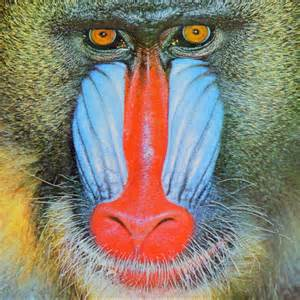
#> input picture ps0_code/image1.jpg, 300 x 300 px, given in place of simple.jpg, which was not available
$ python main.py   (older library calls are emulated)
#> lines starting #> are read from the running program, lines starting #| are printed output that depends on the picture; pictures that were not available may be replaced by others from this repository, and a replacement may not be noted
### ps3_code/hog/plotting.py
import numpy as np
import matplotlib.pyplot as plt
from scipy.misc import imrotate

# Displays the HoG features next to the original image
def show_hog(orig, w, figsize = (8,6)):
    w = np.tile(w, [1, 1, 3])
    w = np.pad(w, ((0,0), (0,0), (0,5)), 'constant', constant_values=0.0)

    #  # Make pictures of positive and negative weights
    pos = hog_picture(w)
    neg = hog_picture(-w)

    # Put pictures together and draw
    buff = 10
    if w.min() < 0.0:
        pos = np.pad(pos, (buff, buff), 'constant', constant_values=0.5)
        neg = np.pad(neg, (buff, buff), 'constant', constant_values=0.5)
        im = np.hstack([pos, neg])
    else:
        im = pos

    im[im < 0] = 0.0
    im[im > 1] = 1.0
    plt.figure(figsize = figsize)
    plt.subplot(121)
    plt.imshow(orig, cmap='gray')
    plt.xticks([])
    plt.yticks([])
    plt.subplot(122)
    plt.imshow(im, cmap='gray')
    plt.xticks([])
    plt.yticks([])
    plt.show()


# Make picture of positive HOG weights.
def hog_picture(w, bs = 20):
    # construct a "glyph" for each orientaion
    bim1 = np.zeros((bs, bs))
    bim1[:,int(round(bs/2.0))-1:int(round(bs/2.0))+1] = 1.0
    bim = np.zeros((bs, bs, 9))
    bim[:,:,0] = bim1
    for i in range(1,9):
        bim[:,:,i] = imrotate(bim1, -i * float(bs), 'nearest') / 255.0

    # make pictures of positive weights bs adding up weighted glyphs
    w[w < 0] = 0.0
    im = np.zeros((bs * w.shape[0], bs * w.shape[1]))
    for i in range(w.shape[0]):
        for j in range(w.shape[1]):
            for k in range(9):
                im[i * bs : (i+1) * bs, j * bs : (j+1) * bs] += bim[:,:,k] * w[i,j,k+18]

    scale = max(w.max(), -w.max()) + 1e-8
    im /= scale
    return im

### ps3_code/hog/main.py
import numpy as np
import skimage.io as sio
from scipy.io import loadmat
from plotting import *
import math


'''
COMPUTE_GRADIENT Given an image, computes the pixel gradients

Arguments:
    im - a grayscale image, represented as an ndarray of size (H, W) containing
        the pixel values

Returns:
    angles - ndarray of size (H-2, W-2) containing gradient angles in degrees

    magnitudes - ndarray of size (H-2, W-2) containing gradient magnitudes

The way that the angles and magnitude per pixel are computed as follows:
Given the following pixel grid

    P1 P2 P3
    P4 P5 P6
    P7 P8 P9

We compute the angle on P5 as arctan(dy/dx) = arctan(P2-P8 / P4-P6).
Note that we should be using np.arctan2, which is more numerically stable.
However, this puts us in the range [-180, 180] degrees. To be in the range
[0,180], we need to simply add 180 degrees to the negative angles.

The magnitude is simply sqrt((P4-P6)^2 + (P2-P8)^2)
'''
def compute_gradient(im):
    # TODO: Implement this method!
    H, W = im.shape
    angles = np.zeros((H-2, W-2))
    magnitudes = np.zeros((H-2, W-2))
    for i in range(1, H-1):
        for j in range(1, W-1):
            angles[i-1, j-1] = np.arctan2((im[i-1, j] - im[i+1, j]), (im[i, j-1] - im[i, j+1]))
            if angles[i-1, j-1] < 0:
                angles[i-1, j-1] += np.pi
            angles[i-1, j-1] = angles[i-1, j-1] * 180 / np.pi
            magnitudes[i-1, j-1] = np.sqrt((im[i-1, j] - im[i+1, j]) ** 2 + (im[i, j-1] - im[i, j+1]) ** 2)
    return angles, magnitudes
'''
GENERATE_HISTOGRAM Given matrices of angles and magnitudes of the image
gradient, generate the histogram of angles

Arguments:
    angles - ndarray of size (M, N) containing gradient angles in degrees

    magnitudes - ndarray of size (M, N) containing gradient magnitudes

    nbins - the number of bins that you want to bin the histogram into

Returns:
    histogram - an ndarray of size (nbins,) containing the distribution
        of gradient angles.

This method should be implemented as follows:

1)Each histogram will bin the angle from 0 to 180 degrees. The number of bins
will dictate what angles fall into what bin (i.e. if nbins=9, then first bin
will contain the votes of angles close to 10, the second bin will contain those
close to 30, etc).

2) To create these histogram, iterate over the gradient grids, putting each
gradient into its respective bins. To do this properly, we interpolate and
weight the voting by both its magnitude and how close it is to the average
angle of the two bins closest to the angle of the gradient. For example, if we
have nbins = 9 and receive angle of 20 degrees with magnitude 1, then we the
vote contribution to the histogram weights equally with the first and second bins
(since its closest to both 10 and 30 degrees). If instead, we recieve angle of
25 degrees with magnitude 2, then it is weighted 25% in the first bin and 75%
in second bin, but with twice the voting power.

Mathematically, if you have an angle, magnitude, the center_angle1 of the lower
bin center_angle2 of the higher bin, then:

histogram[bin1] += magnitude * |angle - center_angle2| / (180 / nbins)
histogram[bin2] += magnitude * |angle - center_angle1| / (180 / nbins)

Notice how that we're weighting by the distance to the opposite center. The
further the angle is from one center means it is closer to the opposite center
(and should be weighted more).

One special case you will have to take care of is when the angle is near
180 degrees or 0 degrees. It may be that the two nearest bins are the first and
last bins respectively.OA
'''
def generate_histogram(angles, magnitudes, nbins = 9):
    # TODO: Implement this method!
    M, N = angles.shape
    histogram = np.zeros(nbins)
    for i in range(M):
        for j in range(N):
            angle, magnitude = angles[i, j], magnitudes[i, j]
            tmp = angle // (90 / nbins)
            bin1 = int((tmp - 1) / 2)
            bin2 = bin1 + 1
            center_angle1 = (180 / nbins) * bin1 + 90 / nbins
            center_angle2 = (180 / nbins) * bin2 + 90 / nbins
            bin2 = bin2 % nbins
            histogram[bin1] += magnitude * np.abs(angle - center_angle2) / (180 / nbins)
            histogram[bin2] += magnitude * np.abs(angle - center_angle1) / (180 / nbins)
    return histogram

'''
COMPUTE_HOG_FEATURES Computes the histogram of gradients features
Arguments:
    im - the image matrix

    pixels_in_cell - each cell will be of size (pixels_in_cell, pixels_in_cell)
        pixels

    cells_in_block - each block will be of size (cells_in_block, cells_in_block)
        cells

    nbins - number of histogram bins

Returns:
    features - the hog features of the image represented as an ndarray of size
        (H_blocks, W_blocks, cells_in_block * cells_in_block * nbins), where
            H_blocks is the number of blocks that fit height-wise
            W_blocks is the number of blocks that fit width-wise

Generating the HoG features can be done as follows:

1) Compute the gradient for the image, generating angles and magnitudes

2) Define a cell, which is a grid of (pixels_in_cell, pixels_in_cell) pixels.
Also, define a block, which is a grid of (cells_in_block, cells_in_block) cells.
This means each block is a grid of side length pixels_in_cell * cell_in_block
pixels.

3) Pass a sliding window over the image, with the window size being the size of
a block. The stride of the sliding window should be half the block size, (50%
overlap). Each cell in each block will store a histogram of the gradients in
that cell. Consequently, there will be cells_in_block * cells_in_block
histograms in each block. This means that each block feature will initially
represented as a (cells_in_block, cells_in_block, nbins) ndarray, that can
reshaped into a (cells_in_block * cells_in_block *nbins,) ndarray. Make sure to
normalize such that the norm of this flattened block feature is 1.

4) The overall hog feature that you return will be a grid of all these flattened
block features.

Note: The final overall feature ndarray can be flattened if you want to use to
train a classifier or use it as a feature vector.
'''
def compute_hog_features(im, pixels_in_cell, cells_in_block, nbins):
    # TODO: Implement this method!
    angles, magnitudes = compute_gradient(im)
    H, W = im.shape
    H_blocks = 2 * H // (cells_in_block * pixels_in_cell) - 1
    W_blocks = 2 * W // (cells_in_block * pixels_in_cell) - 1
    features = []
    for i in range(H_blocks):
        for j in range(W_blocks):
            block_feature = np.zeros((cells_in_block, cells_in_block, nbins))
            for k in range(cells_in_block):
                for l in range(cells_in_block):
                    h_start = i * cells_in_block * pixels_in_cell // 2 + k * pixels_in_cell
                    h_end = (i+1) * cells_in_block * pixels_in_cell // 2 + (k+1) * pixels_in_cell
                    w_start = j * cells_in_block * pixels_in_cell // 2 + l * pixels_in_cell
                    w_end = (j+1) * cells_in_block * pixels_in_cell // 2 + (l+1) * pixels_in_cell
                    angle = angles[h_start: h_end, w_start: w_end]
                    magnitude = magnitudes[h_start: h_end, w_start: w_end]
                    histogram = generate_histogram(angle, magnitude, nbins) # (nbins, )
                    block_feature[k, l, :] = histogram
            block_feature = block_feature.flatten()
            block_feature /= np.linalg.norm(block_feature)
            features.append(block_feature)
    features = np.array(features).reshape(H_blocks, W_blocks, -1)
    features /= np.linalg.norm(block_feature)

    return features

if __name__ == '__main__':
    # Part A: Checking the image gradient
    print('-' * 80)
    print('Part A: Image gradient')
    print('-' * 80)
    im = sio.imread('./ps3_code/hog/simple.jpg', True)
#> im: shape (300, 300) float64; min 0.0025, max 0.93, mean 0.509
    grad_angle, grad_magnitude = compute_gradient(im)
#> after the loop in compute_gradient, `for i in range(1, H-1):`:
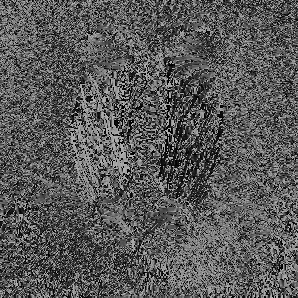
#> angles: shape (298, 298) float64; min 0, max 180, mean 89.5
#> after the loop in compute_gradient, `for i in range(1, H-1):`:
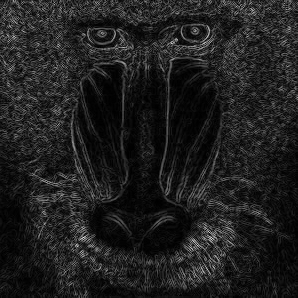
#> magnitudes: shape (298, 298) float64; min 1.49e-05, max 0.953, mean 0.124
    print("Expected angle: 126.339396329")
    print("Expected magnitude: 0.423547566786")
    print("Checking gradient test case 1:", \
        np.abs(grad_angle[0][0] - 126.339396329) < 1e-3 and \
        np.abs(grad_magnitude[0][0] - 0.423547566786) < 1e-3)
#| Checking gradient test case 1: False

    im = np.array([[1, 2, 2, 4, 8],
                    [3, 0, 1, 5, 10],
                    [10, 13, 12, 2, 7],
                    [10, 5, 1, 0, 3],
                    [1, 1, 1.5, 2, 2.5]])
    grad_angle, grad_magnitude = compute_gradient(im)
    correct_angle = np.array([[ 100.30484647,   63.43494882,  167.47119229],
                              [  68.19859051,    0.        ,   45.        ],
                              [  53.13010235,   64.53665494,  180.        ]])
    correct_magnitude = np.array([[ 11.18033989,  11.18033989,   9.21954446],
                                  [  5.38516481,  11.        ,   7.07106781],
                                  [ 15.        ,  11.62970335,   2.        ]])
    print("Expected angles: \n", correct_angle)
    print("Expected magnitudes: \n", correct_magnitude)
    print("Checking gradient test case 2:", \
        np.allclose(grad_angle, correct_angle) and \
        np.allclose(grad_magnitude, correct_magnitude))

    # Part B: Checking the histogram generation
    print('-' * 80)
    print('Part B: Histogram generation')
    print('-' * 80)
    angles = np.array([[10, 30, 50], [70, 90, 110], [130, 150, 170]])
    magnitudes = np.arange(1,10).reshape((3,3))
    print("Checking histogram test case 1:", \
        np.all(generate_histogram(angles, magnitudes, nbins = 9) == np.arange(1,10)))

    angles = np.array([[20, 40, 60], [80, 100, 120], [140, 160, 180]])
    magnitudes = np.arange(1,19,2).reshape((3,3))
    histogram = generate_histogram(angles, magnitudes, nbins = 9)
    print("Checking histogram test case 2:", \
        np.all(histogram  == np.array([9, 2, 4, 6, 8, 10, 12, 14, 16])))

    angles = np.array([[13, 23, 14.3], [53, 108, 1], [77, 8, 32]])
    magnitudes = np.ones((3,3))
    histogram = generate_histogram(angles, magnitudes, nbins = 9)
    print("Submit these results:", histogram)

    # Part C: Computing and displaying the final HoG features
    # vary cell size to change the output feature vector. These parameters are common parameters
    pixels_in_cell = 8
    cells_in_block = 2
    nbins = 9
    im = sio.imread('./ps3_code/hog/car.jpg', True)
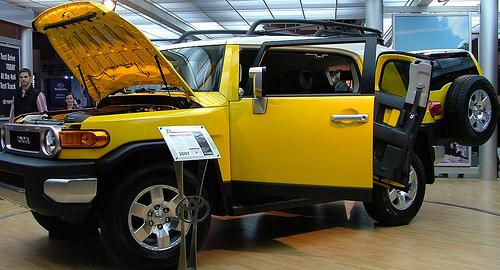
#> input picture ps3_code/hog/car.jpg, 500 x 270 px, found by its file name
#> im: shape (270, 500) float64; min 0, max 1, mean 0.356
    car_hog_feat = compute_hog_features(im, pixels_in_cell, cells_in_block, nbins)
#> after the loop in compute_gradient (call 3), `for i in range(1, H-1):`:
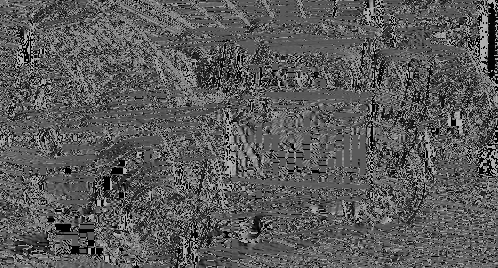
#> angles: shape (268, 498) float64; min 0, max 180, mean 90.8
#> after the loop in compute_gradient (call 3), `for i in range(1, H-1):`:
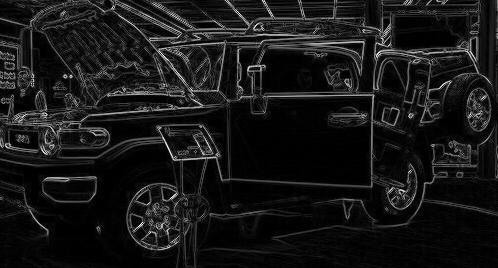
#> magnitudes: shape (268, 498) float64; min 0, max 1.33, mean 0.122; drawn with min black and max white
    show_hog(im, car_hog_feat, figsize = (18,6))
#> after the loop in hog_picture, `for i in range(w.shape[0]):`:
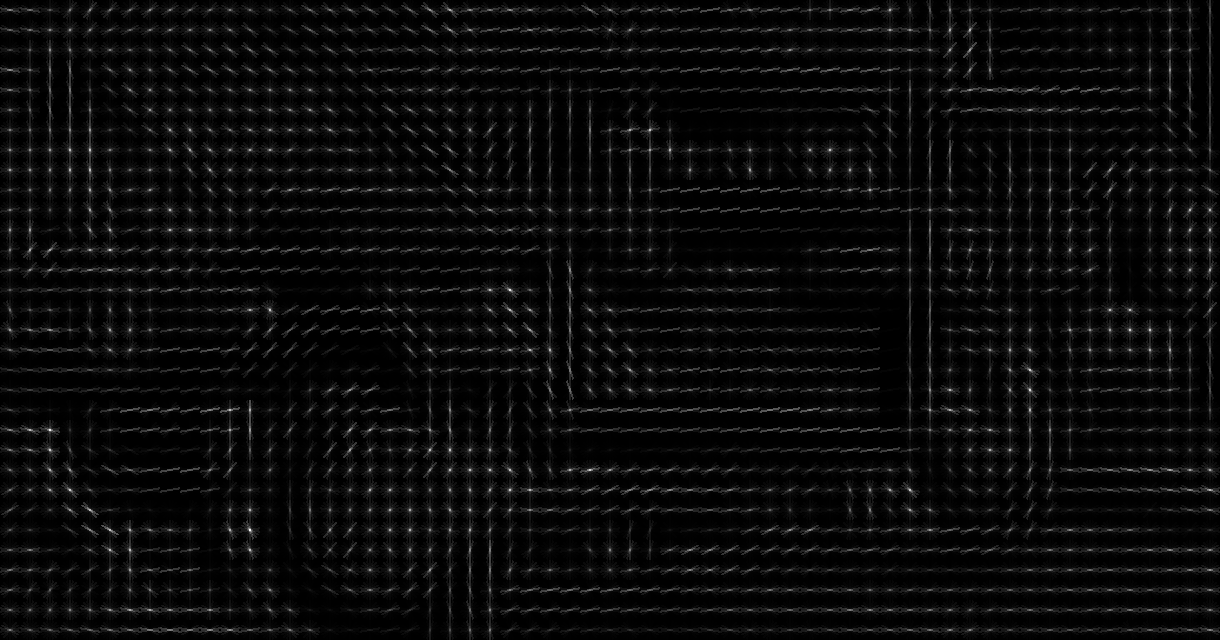
#> im: shape (640, 1220) float64; min 0, max 2.45, mean 0.105; drawn with min black and max white
#> after the loop in hog_picture (call 2), `for i in range(w.shape[0]):`: im: shape (640, 1220) float64; every value is 0
#> in show_hog, `im[im > 1] = 1.0`:
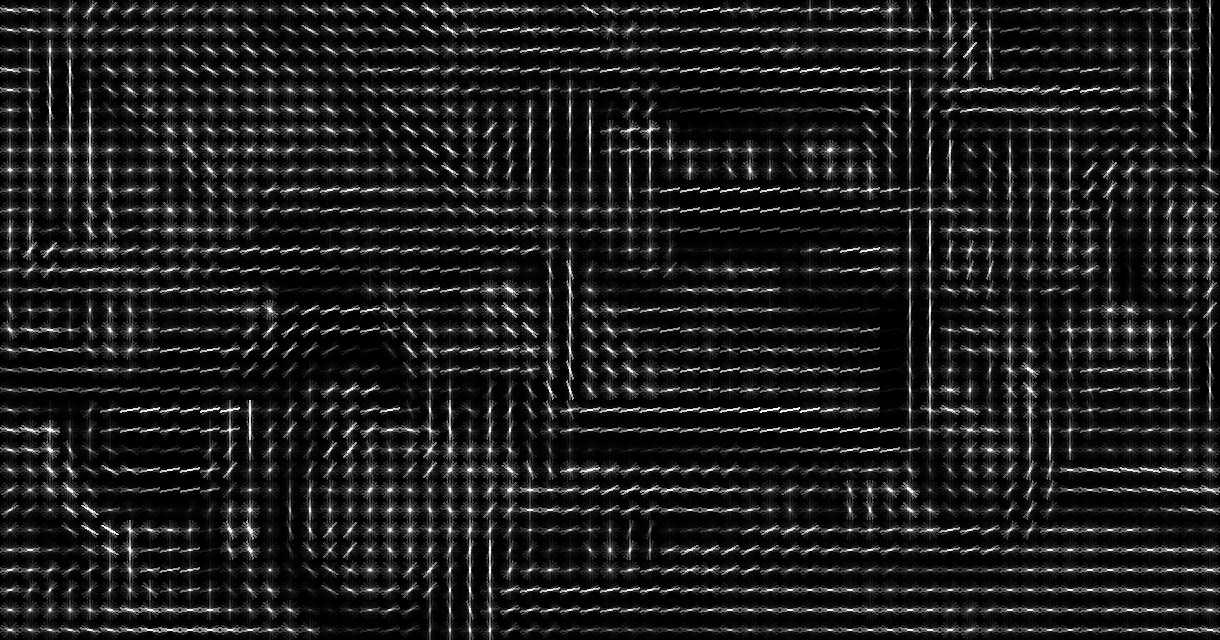
#> im: shape (640, 1220) float64; min 0, max 1, mean 0.117
